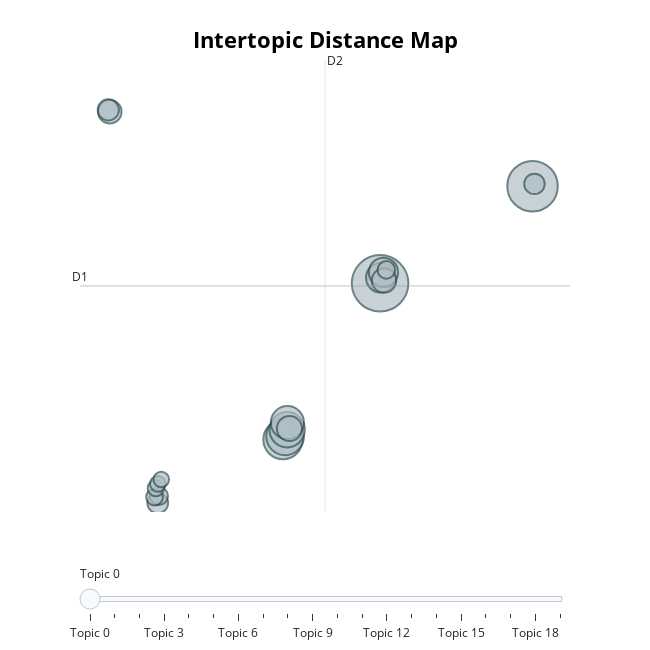

Write notebook code for a chart like this one.
### Code cell
topic_model.visualize_topics()

### Figure 1 — Plotly figure (JSON) as saved in the notebook; plotly's stock layout.template omitted (floating-point values rounded to 4 significant figures)
{"data": [{"customdata": [[0, "12 | inflation | novembre | plus | 2022", 5488], [1, "coupe monde | coupe | monde | monde 2022 | 2022", 4370], [2, "ans | homme | nice | deux | après", 2640], [3, "ukraine | guerre | guerre ukraine | poutine | russie", 2441], [4, "électricité | coupures | coupures électricité | énergétique | crise énergétique", 2135], [5, "covid | covid 19 | 19 | masque | médecins", 1880], [6, "noël | fêtes | année | cadeaux | noël fêtes", 1501], [7, "neige | météo | froid | ski | verglas", 1462], [8, "sncf | grève | grève sncf | navigo | transports", 1082], [9, "prix | friday | black friday | black | samsung", 1019], [10, "ciotti | lr | présidence | républicains | retailleau", 945], [11, "retraites | réforme | réforme retraites | borne | 49", 766], [12, "biodiversité | cop15 | climat | climatique | cop15 biodiversité", 729], [13, "top 14 | top | 14 | champions | rugby", 719], [14, "chine | covid | zéro covid | zéro | manifestations", 557], [15, "décembre | décembre 2022 | prévisions | météo | 2022 météo", 529], [16, "macron | emmanuel | emmanuel macron | unis | biden", 477], [17, "immigration | loi immigration | loi | macron | camp", 458], [18, "strasbourg | migrants | abri | logement | etat", 429], [19, "violences | crack | police | femmes | paris", 413]], "hovertemplate": "<b>Topic %{customdata[0]}</b><br>Words: %{customdata[1]}<br>Size: %{customdata[2]}", "legendgroup": "", "marker": {"color": "#B0BEC5", "line": {"color": "DarkSlateGrey", "width": 2}, "size": [5488, 4370, 2640, 2441, 2135, 1880, 1501, 1462, 1082, 1019, 945, 766, 729, 719, 557, 529, 477, 458, 429, 413], "sizemode": "area", "sizeref": 3.43, "symbol": "circle"}, "mode": "markers", "name": "", "orientation": "v", "showlegend": false, "type": "scatter", "x": [7.262, 20.64, -1.262, -1.075, -0.894, -0.8702, 7.327, 7.556, -0.6904, 7.606, -16.46, -16.59, -12.25, 20.81, -12.14, 7.808, -12.53, -12.42, -12.24, -11.94], "xaxis": "x", "y": [11.67, 18.79, 0.2335, 0.4722, 0.9512, 1.472, 12.08, 12.48, 1.042, 11.88, 24.24, 24.37, -4.411, 18.96, -3.902, 12.66, -3.986, -3.325, -3.012, -2.689], "yaxis": "y"}], "layout": {"annotations": [{"showarrow": false, "text": "D1", "x": -19.07, "y": 11.48, "yshift": 10}, {"showarrow": false, "text": "D2", "x": 2.427, "xshift": 10, "y": 28.03}], "height": 650, "hoverlabel": {"bgcolor": "white", "font": {"family": "Rockwell", "size": 16}}, "legend": {"itemsizing": "constant", "tracegroupgap": 0}, "margin": {"t": 60}, "shapes": [{"line": {"color": "#CFD8DC", "width": 2}, "type": "line", "x0": 2.427, "x1": 2.427, "y0": -5.072, "y1": 28.03}, {"line": {"color": "#9E9E9E", "width": 2}, "type": "line", "x0": -19.07, "x1": 23.93, "y0": 11.48, "y1": 11.48}], "sliders": [{"active": 0, "pad": {"t": 50}, "steps": [{"args": [{"marker.color": [["red", "#B0BEC5", "#B0BEC5", "#B0BEC5", "#B0BEC5", "#B0BEC5", "#B0BEC5", "#B0BEC5", "#B0BEC5", "#B0BEC5", "#B0BEC5", "#B0BEC5", "#B0BEC5", "#B0BEC5", "#B0BEC5", "#B0BEC5", "#B0BEC5", "#B0BEC5", "#B0BEC5", "#B0BEC5"]]}], "label": "Topic 0", "method": "update"}, {"args": [{"marker.color": [["#B0BEC5", "red", "#B0BEC5", "#B0BEC5", "#B0BEC5", "#B0BEC5", "#B0BEC5", "#B0BEC5", "#B0BEC5", "#B0BEC5", "#B0BEC5", "#B0BEC5", "#B0BEC5", "#B0BEC5", "#B0BEC5", "#B0BEC5", "#B0BEC5", "#B0BEC5", "#B0BEC5", "#B0BEC5"]]}], "label": "Topic 1", "method": "update"}, {"args": [{"marker.color": [["#B0BEC5", "#B0BEC5", "red", "#B0BEC5", "#B0BEC5", "#B0BEC5", "#B0BEC5", "#B0BEC5", "#B0BEC5", "#B0BEC5", "#B0BEC5", "#B0BEC5", "#B0BEC5", "#B0BEC5", "#B0BEC5", "#B0BEC5", "#B0BEC5", "#B0BEC5", "#B0BEC5", "#B0BEC5"]]}], "label": "Topic 2", "method": "update"}, {"args": [{"marker.color": [["#B0BEC5", "#B0BEC5", "#B0BEC5", "red", "#B0BEC5", "#B0BEC5", "#B0BEC5", "#B0BEC5", "#B0BEC5", "#B0BEC5", "#B0BEC5", "#B0BEC5", "#B0BEC5", "#B0BEC5", "#B0BEC5", "#B0BEC5", "#B0BEC5", "#B0BEC5", "#B0BEC5", "#B0BEC5"]]}], "label": "Topic 3", "method": "update"}, {"args": [{"marker.color": [["#B0BEC5", "#B0BEC5", "#B0BEC5", "#B0BEC5", "red", "#B0BEC5", "#B0BEC5", "#B0BEC5", "#B0BEC5", "#B0BEC5", "#B0BEC5", "#B0BEC5", "#B0BEC5", "#B0BEC5", "#B0BEC5", "#B0BEC5", "#B0BEC5", "#B0BEC5", "#B0BEC5", "#B0BEC5"]]}], "label": "Topic 4", "method": "update"}, {"args": [{"marker.color": [["#B0BEC5", "#B0BEC5", "#B0BEC5", "#B0BEC5", "#B0BEC5", "red", "#B0BEC5", "#B0BEC5", "#B0BEC5", "#B0BEC5", "#B0BEC5", "#B0BEC5", "#B0BEC5", "#B0BEC5", "#B0BEC5", "#B0BEC5", "#B0BEC5", "#B0BEC5", "#B0BEC5", "#B0BEC5"]]}], "label": "Topic 5", "method": "update"}, {"args": [{"marker.color": [["#B0BEC5", "#B0BEC5", "#B0BEC5", "#B0BEC5", "#B0BEC5", "#B0BEC5", "red", "#B0BEC5", "#B0BEC5", "#B0BEC5", "#B0BEC5", "#B0BEC5", "#B0BEC5", "#B0BEC5", "#B0BEC5", "#B0BEC5", "#B0BEC5", "#B0BEC5", "#B0BEC5", "#B0BEC5"]]}], "label": "Topic 6", "method": "update"}, {"args": [{"marker.color": [["#B0BEC5", "#B0BEC5", "#B0BEC5", "#B0BEC5", "#B0BEC5", "#B0BEC5", "#B0BEC5", "red", "#B0BEC5", "#B0BEC5", "#B0BEC5", "#B0BEC5", "#B0BEC5", "#B0BEC5", "#B0BEC5", "#B0BEC5", "#B0BEC5", "#B0BEC5", "#B0BEC5", "#B0BEC5"]]}], "label": "Topic 7", "method": "update"}, {"args": [{"marker.color": [["#B0BEC5", "#B0BEC5", "#B0BEC5", "#B0BEC5", "#B0BEC5", "#B0BEC5", "#B0BEC5", "#B0BEC5", "red", "#B0BEC5", "#B0BEC5", "#B0BEC5", "#B0BEC5", "#B0BEC5", "#B0BEC5", "#B0BEC5", "#B0BEC5", "#B0BEC5", "#B0BEC5", "#B0BEC5"]]}], "label": "Topic 8", "method": "update"}, {"args": [{"marker.color": [["#B0BEC5", "#B0BEC5", "#B0BEC5", "#B0BEC5", "#B0BEC5", "#B0BEC5", "#B0BEC5", "#B0BEC5", "#B0BEC5", "red", "#B0BEC5", "#B0BEC5", "#B0BEC5", "#B0BEC5", "#B0BEC5", "#B0BEC5", "#B0BEC5", "#B0BEC5", "#B0BEC5", "#B0BEC5"]]}], "label": "Topic 9", "method": "update"}, {"args": [{"marker.color": [["#B0BEC5", "#B0BEC5", "#B0BEC5", "#B0BEC5", "#B0BEC5", "#B0BEC5", "#B0BEC5", "#B0BEC5", "#B0BEC5", "#B0BEC5", "red", "#B0BEC5", "#B0BEC5", "#B0BEC5", "#B0BEC5", "#B0BEC5", "#B0BEC5", "#B0BEC5", "#B0BEC5", "#B0BEC5"]]}], "label": "Topic 10", "method": "update"}, {"args": [{"marker.color": [["#B0BEC5", "#B0BEC5", "#B0BEC5", "#B0BEC5", "#B0BEC5", "#B0BEC5", "#B0BEC5", "#B0BEC5", "#B0BEC5", "#B0BEC5", "#B0BEC5", "red", "#B0BEC5", "#B0BEC5", "#B0BEC5", "#B0BEC5", "#B0BEC5", "#B0BEC5", "#B0BEC5", "#B0BEC5"]]}], "label": "Topic 11", "method": "update"}, {"args": [{"marker.color": [["#B0BEC5", "#B0BEC5", "#B0BEC5", "#B0BEC5", "#B0BEC5", "#B0BEC5", "#B0BEC5", "#B0BEC5", "#B0BEC5", "#B0BEC5", "#B0BEC5", "#B0BEC5", "red", "#B0BEC5", "#B0BEC5", "#B0BEC5", "#B0BEC5", "#B0BEC5", "#B0BEC5", "#B0BEC5"]]}], "label": "Topic 12", "method": "update"}, {"args": [{"marker.color": [["#B0BEC5", "#B0BEC5", "#B0BEC5", "#B0BEC5", "#B0BEC5", "#B0BEC5", "#B0BEC5", "#B0BEC5", "#B0BEC5", "#B0BEC5", "#B0BEC5", "#B0BEC5", "#B0BEC5", "red", "#B0BEC5", "#B0BEC5", "#B0BEC5", "#B0BEC5", "#B0BEC5", "#B0BEC5"]]}], "label": "Topic 13", "method": "update"}, {"args": [{"marker.color": [["#B0BEC5", "#B0BEC5", "#B0BEC5", "#B0BEC5", "#B0BEC5", "#B0BEC5", "#B0BEC5", "#B0BEC5", "#B0BEC5", "#B0BEC5", "#B0BEC5", "#B0BEC5", "#B0BEC5", "#B0BEC5", "red", "#B0BEC5", "#B0BEC5", "#B0BEC5", "#B0BEC5", "#B0BEC5"]]}], "label": "Topic 14", "method": "update"}, {"args": [{"marker.color": [["#B0BEC5", "#B0BEC5", "#B0BEC5", "#B0BEC5", "#B0BEC5", "#B0BEC5", "#B0BEC5", "#B0BEC5", "#B0BEC5", "#B0BEC5", "#B0BEC5", "#B0BEC5", "#B0BEC5", "#B0BEC5", "#B0BEC5", "red", "#B0BEC5", "#B0BEC5", "#B0BEC5", "#B0BEC5"]]}], "label": "Topic 15", "method": "update"}, {"args": [{"marker.color": [["#B0BEC5", "#B0BEC5", "#B0BEC5", "#B0BEC5", "#B0BEC5", "#B0BEC5", "#B0BEC5", "#B0BEC5", "#B0BEC5", "#B0BEC5", "#B0BEC5", "#B0BEC5", "#B0BEC5", "#B0BEC5", "#B0BEC5", "#B0BEC5", "red", "#B0BEC5", "#B0BEC5", "#B0BEC5"]]}], "label": "Topic 16", "method": "update"}, {"args": [{"marker.color": [["#B0BEC5", "#B0BEC5", "#B0BEC5", "#B0BEC5", "#B0BEC5", "#B0BEC5", "#B0BEC5", "#B0BEC5", "#B0BEC5", "#B0BEC5", "#B0BEC5", "#B0BEC5", "#B0BEC5", "#B0BEC5", "#B0BEC5", "#B0BEC5", "#B0BEC5", "red", "#B0BEC5", "#B0BEC5"]]}], "label": "Topic 17", "method": "update"}, {"args": [{"marker.color": [["#B0BEC5", "#B0BEC5", "#B0BEC5", "#B0BEC5", "#B0BEC5", "#B0BEC5", "#B0BEC5", "#B0BEC5", "#B0BEC5", "#B0BEC5", "#B0BEC5", "#B0BEC5", "#B0BEC5", "#B0BEC5", "#B0BEC5", "#B0BEC5", "#B0BEC5", "#B0BEC5", "red", "#B0BEC5"]]}], "label": "Topic 18", "method": "update"}, {"args": [{"marker.color": [["#B0BEC5", "#B0BEC5", "#B0BEC5", "#B0BEC5", "#B0BEC5", "#B0BEC5", "#B0BEC5", "#B0BEC5", "#B0BEC5", "#B0BEC5", "#B0BEC5", "#B0BEC5", "#B0BEC5", "#B0BEC5", "#B0BEC5", "#B0BEC5", "#B0BEC5", "#B0BEC5", "#B0BEC5", "red"]]}], "label": "Topic 19", "method": "update"}]}], "title": {"font": {"color": "Black", "size": 22}, "text": "<b>Intertopic Distance Map", "x": 0.5, "xanchor": "center", "y": 0.95, "yanchor": "top"}, "width": 650, "xaxis": {"anchor": "y", "domain": [0, 1], "range": [-19.07, 23.93], "title": {"text": ""}, "visible": false}, "yaxis": {"anchor": "x", "domain": [0, 1], "range": [-5.072, 28.03], "title": {"text": ""}, "visible": false}}}
